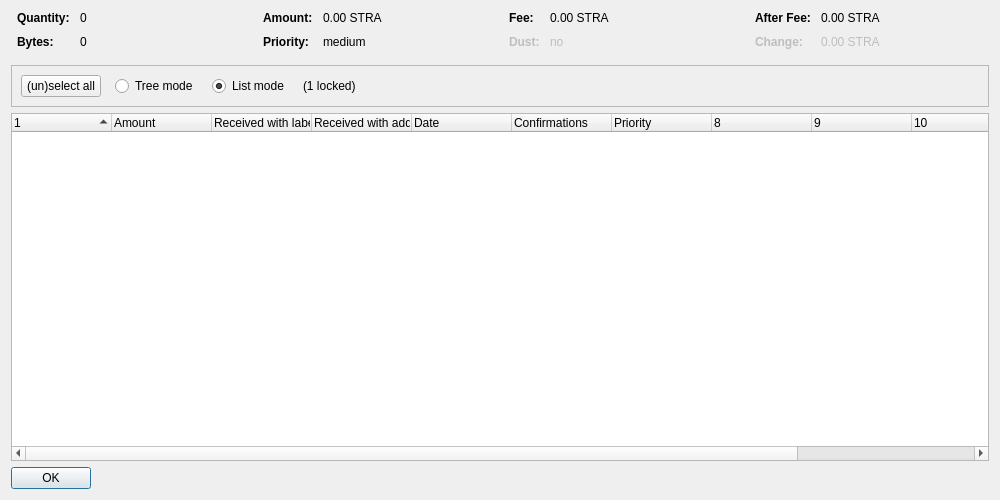
<?xml version="1.0" encoding="UTF-8"?>
<ui version="4.0">
 <class>CoinControlDialog</class>
 <widget class="QDialog" name="CoinControlDialog">
  <property name="geometry">
   <rect>
    <x>0</x>
    <y>0</y>
    <width>1000</width>
    <height>500</height>
   </rect>
  </property>
  <property name="windowTitle">
   <string>Coin Selection</string>
  </property>
  <layout class="QVBoxLayout" name="verticalLayout">
   <item>
    <layout class="QHBoxLayout" name="horizontalLayoutTop" stretch="0,0,0,0">
     <property name="topMargin">
      <number>0</number>
     </property>
     <property name="bottomMargin">
      <number>10</number>
     </property>
     <item>
      <layout class="QFormLayout" name="formLayoutCoinControl1">
       <property name="horizontalSpacing">
        <number>10</number>
       </property>
       <property name="verticalSpacing">
        <number>10</number>
       </property>
       <property name="leftMargin">
        <number>6</number>
       </property>
       <property name="rightMargin">
        <number>6</number>
       </property>
       <item row="0" column="0">
        <widget class="QLabel" name="labelCoinControlQuantityText">
         <property name="font">
          <font>
           <weight>75</weight>
           <bold>true</bold>
          </font>
         </property>
         <property name="text">
          <string>Quantity:</string>
         </property>
        </widget>
       </item>
       <item row="0" column="1">
        <widget class="QLabel" name="labelCoinControlQuantity">
         <property name="cursor">
          <cursorShape>IBeamCursor</cursorShape>
         </property>
         <property name="contextMenuPolicy">
          <enum>Qt::ActionsContextMenu</enum>
         </property>
         <property name="text">
          <string notr="true">0</string>
         </property>
         <property name="textInteractionFlags">
          <set>Qt::LinksAccessibleByMouse|Qt::TextSelectableByKeyboard|Qt::TextSelectableByMouse</set>
         </property>
        </widget>
       </item>
       <item row="1" column="0">
        <widget class="QLabel" name="labelCoinControlBytesText">
         <property name="font">
          <font>
           <weight>75</weight>
           <bold>true</bold>
          </font>
         </property>
         <property name="text">
          <string>Bytes:</string>
         </property>
        </widget>
       </item>
       <item row="1" column="1">
        <widget class="QLabel" name="labelCoinControlBytes">
         <property name="cursor">
          <cursorShape>IBeamCursor</cursorShape>
         </property>
         <property name="contextMenuPolicy">
          <enum>Qt::ActionsContextMenu</enum>
         </property>
         <property name="text">
          <string notr="true">0</string>
         </property>
         <property name="textInteractionFlags">
          <set>Qt::LinksAccessibleByMouse|Qt::TextSelectableByKeyboard|Qt::TextSelectableByMouse</set>
         </property>
        </widget>
       </item>
      </layout>
     </item>
     <item>
      <layout class="QFormLayout" name="formLayoutCoinControl2">
       <property name="horizontalSpacing">
        <number>10</number>
       </property>
       <property name="verticalSpacing">
        <number>10</number>
       </property>
       <property name="leftMargin">
        <number>6</number>
       </property>
       <property name="rightMargin">
        <number>6</number>
       </property>
       <item row="0" column="0">
        <widget class="QLabel" name="labelCoinControlAmountText">
         <property name="font">
          <font>
           <weight>75</weight>
           <bold>true</bold>
          </font>
         </property>
         <property name="text">
          <string>Amount:</string>
         </property>
        </widget>
       </item>
       <item row="0" column="1">
        <widget class="QLabel" name="labelCoinControlAmount">
         <property name="cursor">
          <cursorShape>IBeamCursor</cursorShape>
         </property>
         <property name="contextMenuPolicy">
          <enum>Qt::ActionsContextMenu</enum>
         </property>
         <property name="text">
          <string notr="true">0.00 STRA</string>
         </property>
         <property name="textInteractionFlags">
          <set>Qt::LinksAccessibleByMouse|Qt::TextSelectableByKeyboard|Qt::TextSelectableByMouse</set>
         </property>
        </widget>
       </item>
       <item row="1" column="0">
        <widget class="QLabel" name="labelCoinControlPriorityText">
         <property name="font">
          <font>
           <weight>75</weight>
           <bold>true</bold>
          </font>
         </property>
         <property name="text">
          <string>Priority:</string>
         </property>
        </widget>
       </item>
       <item row="1" column="1">
        <widget class="QLabel" name="labelCoinControlPriority">
         <property name="cursor">
          <cursorShape>IBeamCursor</cursorShape>
         </property>
         <property name="contextMenuPolicy">
          <enum>Qt::ActionsContextMenu</enum>
         </property>
         <property name="text">
          <string notr="true">medium</string>
         </property>
         <property name="textInteractionFlags">
          <set>Qt::LinksAccessibleByMouse|Qt::TextSelectableByKeyboard|Qt::TextSelectableByMouse</set>
         </property>
        </widget>
       </item>
      </layout>
     </item>
     <item>
      <layout class="QFormLayout" name="formLayoutCoinControl3">
       <property name="horizontalSpacing">
        <number>10</number>
       </property>
       <property name="verticalSpacing">
        <number>10</number>
       </property>
       <property name="leftMargin">
        <number>6</number>
       </property>
       <property name="rightMargin">
        <number>6</number>
       </property>
       <item row="0" column="0">
        <widget class="QLabel" name="labelCoinControlFeeText">
         <property name="font">
          <font>
           <weight>75</weight>
           <bold>true</bold>
          </font>
         </property>
         <property name="text">
          <string>Fee:</string>
         </property>
        </widget>
       </item>
       <item row="0" column="1">
        <widget class="QLabel" name="labelCoinControlFee">
         <property name="cursor">
          <cursorShape>IBeamCursor</cursorShape>
         </property>
         <property name="contextMenuPolicy">
          <enum>Qt::ActionsContextMenu</enum>
         </property>
         <property name="text">
          <string notr="true">0.00 STRA</string>
         </property>
         <property name="textInteractionFlags">
          <set>Qt::LinksAccessibleByMouse|Qt::TextSelectableByKeyboard|Qt::TextSelectableByMouse</set>
         </property>
        </widget>
       </item>
       <item row="1" column="0">
        <widget class="QLabel" name="labelCoinControlLowOutputText">
         <property name="enabled">
          <bool>false</bool>
         </property>
         <property name="font">
          <font>
           <weight>75</weight>
           <bold>true</bold>
          </font>
         </property>
         <property name="text">
          <string>Dust:</string>
         </property>
        </widget>
       </item>
       <item row="1" column="1">
        <widget class="QLabel" name="labelCoinControlLowOutput">
         <property name="enabled">
          <bool>false</bool>
         </property>
         <property name="cursor">
          <cursorShape>IBeamCursor</cursorShape>
         </property>
         <property name="contextMenuPolicy">
          <enum>Qt::ActionsContextMenu</enum>
         </property>
         <property name="text">
          <string notr="true">no</string>
         </property>
         <property name="textInteractionFlags">
          <set>Qt::LinksAccessibleByMouse|Qt::TextSelectableByKeyboard|Qt::TextSelectableByMouse</set>
         </property>
        </widget>
       </item>
      </layout>
     </item>
     <item>
      <layout class="QFormLayout" name="formLayoutCoinControl4">
       <property name="horizontalSpacing">
        <number>10</number>
       </property>
       <property name="verticalSpacing">
        <number>10</number>
       </property>
       <property name="leftMargin">
        <number>6</number>
       </property>
       <property name="rightMargin">
        <number>6</number>
       </property>
       <item row="0" column="0">
        <widget class="QLabel" name="labelCoinControlAfterFeeText">
         <property name="font">
          <font>
           <weight>75</weight>
           <bold>true</bold>
          </font>
         </property>
         <property name="text">
          <string>After Fee:</string>
         </property>
        </widget>
       </item>
       <item row="0" column="1">
        <widget class="QLabel" name="labelCoinControlAfterFee">
         <property name="cursor">
          <cursorShape>IBeamCursor</cursorShape>
         </property>
         <property name="contextMenuPolicy">
          <enum>Qt::ActionsContextMenu</enum>
         </property>
         <property name="text">
          <string notr="true">0.00 STRA</string>
         </property>
         <property name="textInteractionFlags">
          <set>Qt::LinksAccessibleByMouse|Qt::TextSelectableByKeyboard|Qt::TextSelectableByMouse</set>
         </property>
        </widget>
       </item>
       <item row="1" column="0">
        <widget class="QLabel" name="labelCoinControlChangeText">
         <property name="enabled">
          <bool>false</bool>
         </property>
         <property name="font">
          <font>
           <weight>75</weight>
           <bold>true</bold>
          </font>
         </property>
         <property name="text">
          <string>Change:</string>
         </property>
        </widget>
       </item>
       <item row="1" column="1">
        <widget class="QLabel" name="labelCoinControlChange">
         <property name="enabled">
          <bool>false</bool>
         </property>
         <property name="cursor">
          <cursorShape>IBeamCursor</cursorShape>
         </property>
         <property name="contextMenuPolicy">
          <enum>Qt::ActionsContextMenu</enum>
         </property>
         <property name="text">
          <string notr="true">0.00 STRA</string>
         </property>
         <property name="textInteractionFlags">
          <set>Qt::LinksAccessibleByMouse|Qt::TextSelectableByKeyboard|Qt::TextSelectableByMouse</set>
         </property>
        </widget>
       </item>
      </layout>
     </item>
    </layout>
   </item>
   <item>
    <widget class="QFrame" name="frame">
     <property name="minimumSize">
      <size>
       <width>0</width>
       <height>40</height>
      </size>
     </property>
     <property name="frameShape">
      <enum>QFrame::StyledPanel</enum>
     </property>
     <property name="frameShadow">
      <enum>QFrame::Sunken</enum>
     </property>
     <layout class="QHBoxLayout" name="horizontalLayout">
      <item>
       <layout class="QHBoxLayout" name="horizontalLayoutPanel" stretch="0,0,0,0,0">
        <property name="spacing">
         <number>14</number>
        </property>
        <item>
         <widget class="QPushButton" name="pushButtonSelectAll">
          <property name="sizePolicy">
           <sizepolicy hsizetype="Maximum" vsizetype="Fixed">
            <horstretch>0</horstretch>
            <verstretch>0</verstretch>
           </sizepolicy>
          </property>
          <property name="text">
           <string>(un)select all</string>
          </property>
          <property name="autoDefault">
           <bool>false</bool>
          </property>
         </widget>
        </item>
        <item>
         <widget class="QRadioButton" name="radioTreeMode">
          <property name="sizePolicy">
           <sizepolicy hsizetype="Maximum" vsizetype="Fixed">
            <horstretch>0</horstretch>
            <verstretch>0</verstretch>
           </sizepolicy>
          </property>
          <property name="text">
           <string>Tree mode</string>
          </property>
         </widget>
        </item>
        <item>
         <widget class="QRadioButton" name="radioListMode">
          <property name="sizePolicy">
           <sizepolicy hsizetype="Maximum" vsizetype="Fixed">
            <horstretch>0</horstretch>
            <verstretch>0</verstretch>
           </sizepolicy>
          </property>
          <property name="text">
           <string>List mode</string>
          </property>
          <property name="checked">
           <bool>true</bool>
          </property>
         </widget>
        </item>
        <item>
         <widget class="QLabel" name="labelLocked">
          <property name="text">
           <string notr="true">(1 locked)</string>
          </property>
         </widget>
        </item>
        <item>
         <spacer name="horizontalSpacer">
          <property name="orientation">
           <enum>Qt::Horizontal</enum>
          </property>
          <property name="sizeHint" stdset="0">
           <size>
            <width>40</width>
            <height>20</height>
           </size>
          </property>
         </spacer>
        </item>
       </layout>
      </item>
     </layout>
    </widget>
   </item>
   <item>
    <widget class="CoinControlTreeWidget" name="treeWidget">
     <property name="contextMenuPolicy">
      <enum>Qt::CustomContextMenu</enum>
     </property>
     <property name="sortingEnabled">
      <bool>false</bool>
     </property>
     <property name="columnCount">
      <number>12</number>
     </property>
     <attribute name="headerShowSortIndicator" stdset="0">
      <bool>true</bool>
     </attribute>
     <attribute name="headerStretchLastSection">
      <bool>false</bool>
     </attribute>
     <column>
      <property name="text">
       <string/>
      </property>
     </column>
     <column>
      <property name="text">
       <string>Amount</string>
      </property>
     </column>
     <column>
      <property name="text">
       <string>Received with label</string>
      </property>
     </column>
     <column>
      <property name="text">
       <string>Received with address</string>
      </property>
     </column>
     <column>
      <property name="text">
       <string>Date</string>
      </property>
     </column>
     <column>
      <property name="text">
       <string>Confirmations</string>
      </property>
      <property name="toolTip">
       <string>Confirmed</string>
      </property>
     </column>
     <column>
      <property name="text">
       <string>Priority</string>
      </property>
     </column>
     <column>
      <property name="text">
       <string/>
      </property>
     </column>
     <column>
      <property name="text">
       <string/>
      </property>
     </column>
     <column>
      <property name="text">
       <string/>
      </property>
     </column>
     <column>
      <property name="text">
       <string/>
      </property>
     </column>
     <column>
      <property name="text">
       <string/>
      </property>
     </column>
    </widget>
   </item>
   <item>
    <widget class="QDialogButtonBox" name="buttonBox">
     <property name="sizePolicy">
      <sizepolicy hsizetype="Maximum" vsizetype="Fixed">
       <horstretch>0</horstretch>
       <verstretch>0</verstretch>
      </sizepolicy>
     </property>
     <property name="orientation">
      <enum>Qt::Horizontal</enum>
     </property>
     <property name="standardButtons">
      <set>QDialogButtonBox::Ok</set>
     </property>
    </widget>
   </item>
  </layout>
 </widget>
 <customwidgets>
  <customwidget>
   <class>CoinControlTreeWidget</class>
   <extends>QTreeWidget</extends>
   <header>coincontroltreewidget.h</header>
  </customwidget>
 </customwidgets>
 <resources/>
 <connections/>
</ui>
